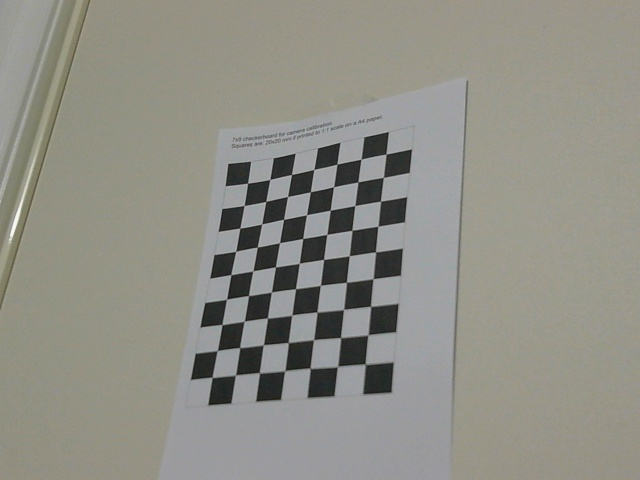
#> input picture app/calibrationImages/image_000.jpg, 640 x 480 px; its folder holds only this picture in this run
$ jupyter execute cameraCalibration.ipynb
#> lines starting #> are read from the running program, lines starting #| are printed output that depends on the picture; after the words box and inside, x2 and y2 are one past the last pixel; in counts of white or black regions, pixels touching at a corner belong together; long printed decimals are rounded
Taken from: https://docs.opencv.org/4.x/dc/dbb/tutorial_py_calibration.html

[cell 1]
import numpy as np
import cv2 as cv
import glob

[cell 2]
# termination criteria
criteria = (cv.TERM_CRITERIA_EPS + cv.TERM_CRITERIA_MAX_ITER, 30, 0.001)

# prepare object points, like (0,0,0), (1,0,0), (2,0,0) ....,(6,5,0)
objp = np.zeros((9*7,3), np.float32)
objp[:,:2] = np.mgrid[0:7,0:9].T.reshape(-1,2)*20

# Arrays to store object points and image points from all the images.
objpoints = [] # 3d point in real world space
imgpoints = [] # 2d points in image plane.

images = glob.glob('calibrationImages/*.jpg')

for fname in images:
    img = cv.imread(fname)
#> img is the input picture: shape (480, 640, 3); mean B, G, R 134.6, 143.2, 144
    gray = cv.cvtColor(img, cv.COLOR_BGR2GRAY)

    # Find the chess board corners
    ret, corners = cv.findChessboardCorners(gray, (7,9), None)
#> ret = True; corners = 63 rows, first 8: [247.5, 183.2], [269.8, 179.4], [291.5, 174.5], [313.8, 169.5], [337, 164.1], [360.9, 159.2], [386, 154.1], [244.1, 205.5]

    # If found, add object points, image points (after refining them)
    if ret == True:
        objpoints.append(objp)

        corners2 = cv.cornerSubPix(gray,corners, (11,11), (-1,-1), criteria)
#> corners2 = 63 rows, first 8: [247.6, 183.3], [269.8, 179.5], [291.5, 174.5], [313.9, 169.4], [336.9, 164.2], [361, 159.2], [386, 154.1], [244.1, 205.5]
        imgpoints.append(corners2)

        # Draw and display the corners
        cv.drawChessboardCorners(img, (7,9), corners2, ret)
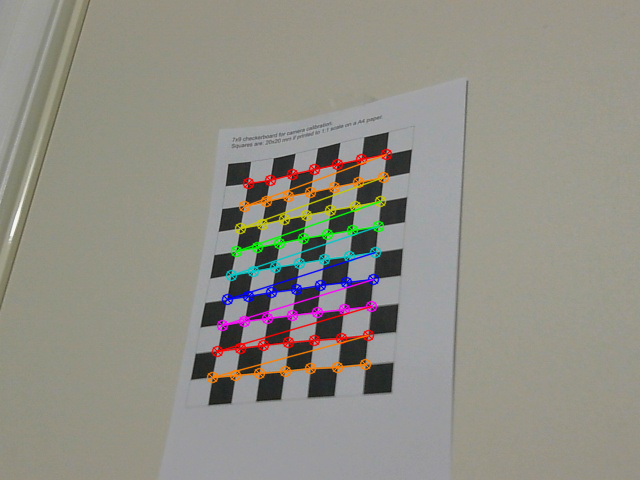
#> img: shape (480, 640, 3); 3.92% of pixels changed, all inside (x1, y1, x2, y2) = (206, 148, 393, 384)
        cv.imshow('img', img)
        cv.waitKey(500)

cv.destroyAllWindows()

[cell 3]
ret, mtx, dist, rvecs, tvecs = cv.calibrateCamera(objpoints, imgpoints, gray.shape[::-1], None, None)
#> ret = 0.32; mtx = [[1308.4, 0, 324], [0, 1016.6, 126.3], [0, 0, 1]]; dist = [[2.52, -38.05, -0.031, 0.0735, 270.5]]; rvecs = ([-0.5, 0.748, -0.0702],); tvecs = ([-50.93, 49.84, 877.2],)

[cell 4]
print(mtx)
#| [[1.30838268e+03 0.00000000e+00 3.24024683e+02]
#|  [0.00000000e+00 1.01657234e+03 1.26306362e+02]
#|  [0.00000000e+00 0.00000000e+00 1.00000000e+00]]


$ run again, on app/calibrationImages/image_004.jpg
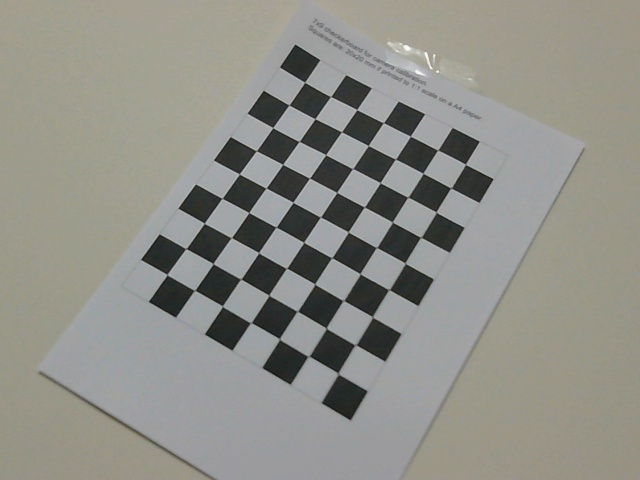
#> input picture app/calibrationImages/image_004.jpg, 640 x 480 px
#> img is the input picture: shape (480, 640, 3); mean B, G, R 137, 144, 144.2
#> `ret, corners = cv.findChessboardCorners(gray, (7,9), None)`: ret = True; corners = 63 rows, first 8: [304.7, 82.33], [330.6, 96.54], [356.7, 109.6], [383.4, 122.7], [410.4, 136.3], [437.6, 150.1], [465.5, 164.4], [289, 105]
#> corners2 = 63 rows, first 8: [304.7, 82.27], [330.6, 96.59], [356.8, 109.6], [383.4, 122.7], [410.3, 136.2], [437.7, 150.1], [465.4, 164.3], [288.9, 105]
#> `cv.drawChessboardCorners(img, (7,9), corners2, ret)`:
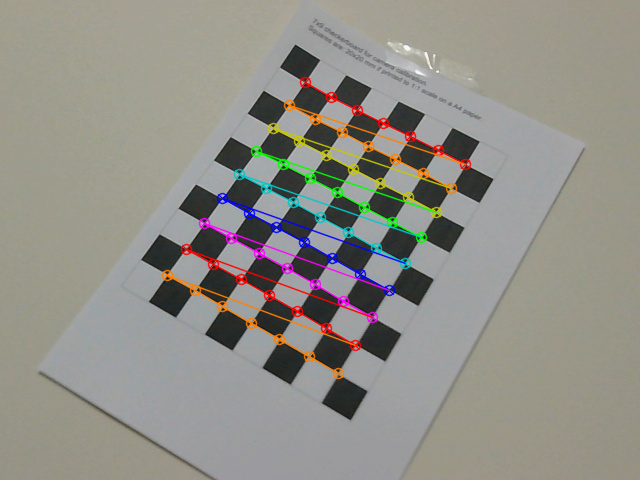
#> img: shape (480, 640, 3); 4.45% of pixels changed, all inside (x1, y1, x2, y2) = (161, 76, 472, 380)
#> `ret, mtx, dist, rvecs, tvecs = cv.calibrateCamera(objpoints, imgpoints..`: ret = 0.206; mtx = [[863.4, 0, 325.1], [0, 843.7, 258.2], [0, 0, 1]]; dist = [[0.138, -17.53, 0.0324, 0.000476, 373.1]]; rvecs = ([-0.328, 0.092, 0.533],); tvecs = ([-13.46, -120, 567.3],)
#| [[863.445   0.         325.059]
#|  [  0.         843.727  258.184]
#|  [  0.           0.           1.        ]]

$ run again, on app/calibrationImages/image_005.jpg
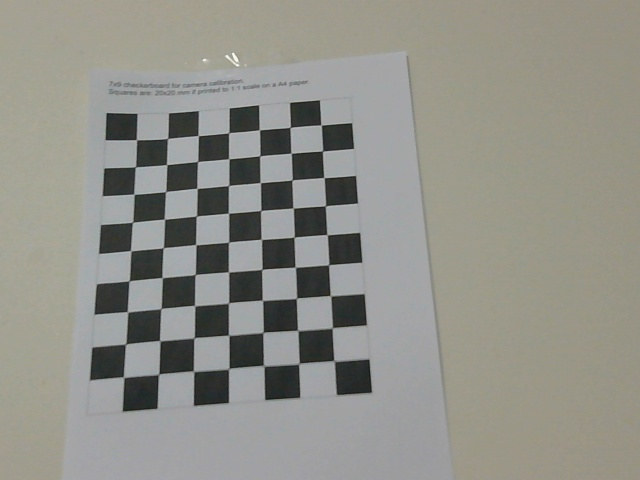
#> input picture app/calibrationImages/image_005.jpg, 640 x 480 px
#> img is the input picture: shape (480, 640, 3); mean B, G, R 137.3, 144.8, 145.1
#> `ret, corners = cv.findChessboardCorners(gray, (7,9), None)`: ret = True; corners = 63 rows, first 8: [136.5, 139.7], [167.6, 138.5], [198.2, 135.6], [228.6, 132.9], [259.5, 129.9], [290.1, 127.4], [321.2, 125.1], [135.3, 166.9]
#> corners2 = 63 rows, first 8: [136.5, 139.7], [167.5, 138.5], [198.2, 135.6], [228.8, 132.7], [259.4, 129.8], [290.2, 127.4], [321.1, 125], [135.4, 166.9]
#> `cv.drawChessboardCorners(img, (7,9), corners2, ret)`:
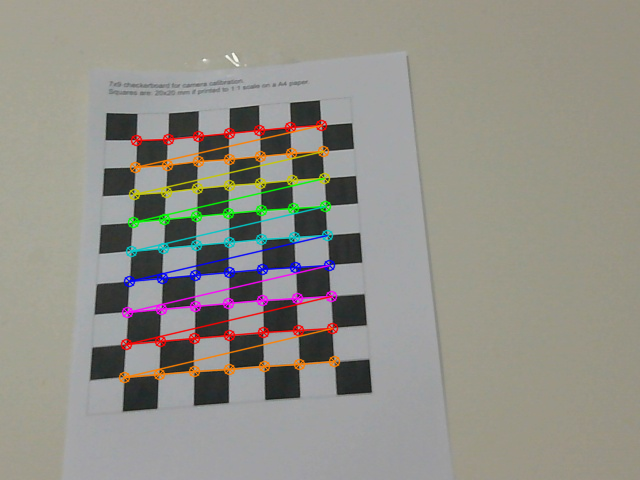
#> img: shape (480, 640, 3); 4.81% of pixels changed, all inside (x1, y1, x2, y2) = (118, 119, 341, 384)
#> `ret, mtx, dist, rvecs, tvecs = cv.calibrateCamera(objpoints, imgpoints..`: ret = 0.273; mtx = [[1151.2, 0, 303.8], [0, 1160.1, 239.3], [0, 0, 1]]; dist = [[-0.956, 48.16, 0.0545, 0.00434, -643.3]]; rvecs = ([-0.49, 0.0765, -0.0577],); tvecs = ([-108.3, -64.49, 735.2],)
#| [[1.15123633e+03 0.00000000e+00 3.03823646e+02]
#|  [0.00000000e+00 1.16008362e+03 2.39307967e+02]
#|  [0.00000000e+00 0.00000000e+00 1.00000000e+00]]

$ run again, on app/calibrationImages/image_006.jpg
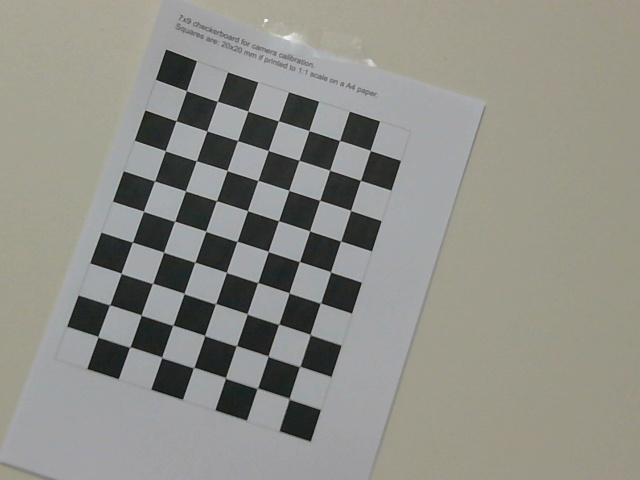
#> input picture app/calibrationImages/image_006.jpg, 640 x 480 px
#> img is the input picture: shape (480, 640, 3); mean B, G, R 136.1, 143, 143.4
#> `ret, corners = cv.findChessboardCorners(gray, (7,9), None)`: ret = True; corners = 63 rows, first 8: [186.6, 90.57], [217.3, 101.3], [247.8, 111.2], [278.5, 121], [309, 130.5], [339.7, 140.3], [369.9, 150.5], [176, 120.5]
#> corners2 = 63 rows, first 8: [186.5, 90.66], [217.3, 101.4], [247.8, 111.1], [278.4, 120.8], [309, 130.6], [339.6, 140.5], [370.2, 150.4], [176, 120.7]
#> `cv.drawChessboardCorners(img, (7,9), corners2, ret)`:
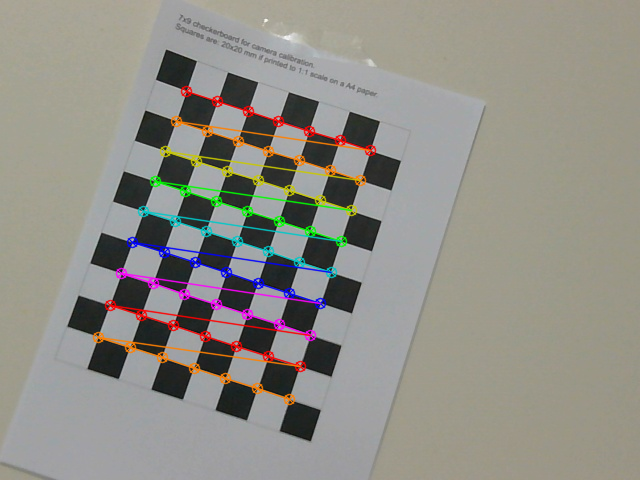
#> img: shape (480, 640, 3); 4.77% of pixels changed, all inside (x1, y1, x2, y2) = (92, 85, 377, 406)
#> `ret, mtx, dist, rvecs, tvecs = cv.calibrateCamera(objpoints, imgpoints..`: ret = 0.0915; mtx = [[548, 0, 332.2], [0, 554.4, 348.5], [0, 0, 1]]; dist = [[0.0877, -0.608, 0.00895, -0.00216, 1.39]]; rvecs = ([-0.0735, -0.0026, 0.314],); tvecs = ([-90.45, -159.2, 340.9],)
#| [[548.007   0.         332.241]
#|  [  0.         554.361 348.533]
#|  [  0.           0.           1.        ]]

$ run again, on app/calibrationImages/image_001.jpg
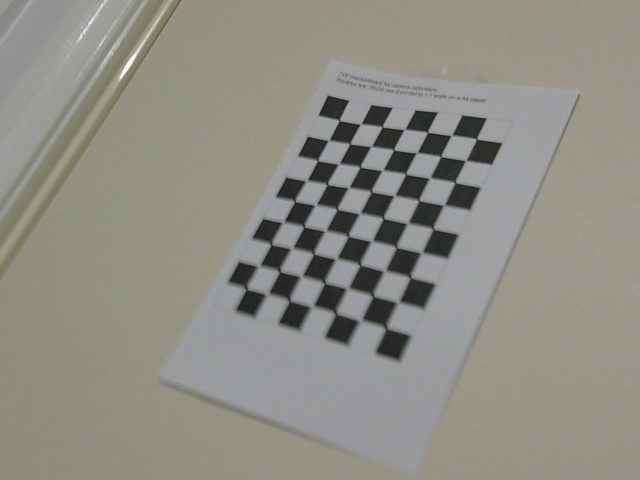
#> input picture app/calibrationImages/image_001.jpg, 640 x 480 px
#> img is the input picture: shape (480, 640, 3); mean B, G, R 133.8, 142.3, 143
#> `ret, corners = cv.findChessboardCorners(gray, (7,9), None)`: ret = True; corners = 63 rows, first 8: [339.3, 120.5], [360.3, 124.4], [382.4, 126.9], [404.5, 129.5], [427.6, 132.4], [451.2, 135.6], [476.6, 139.3], [328.7, 140.5]
#> corners2 = 63 rows, first 8: [339.2, 120.2], [360.5, 124.2], [382.2, 126.6], [404.4, 129.4], [427.4, 132], [451.4, 135.3], [476.5, 138.9], [328.6, 140.4]
#> `cv.drawChessboardCorners(img, (7,9), corners2, ret)`:
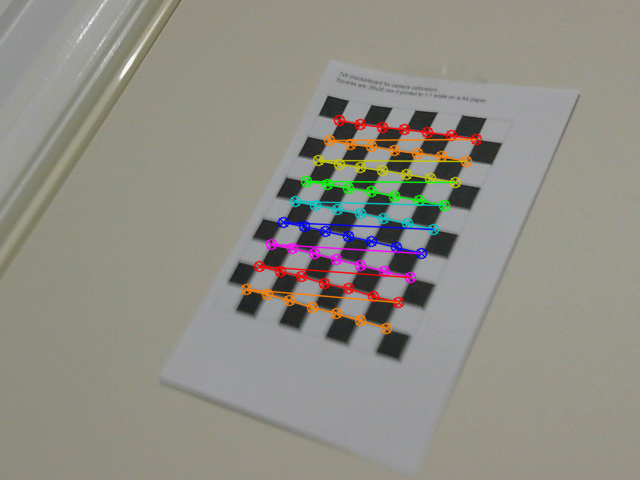
#> img: shape (480, 640, 3); 3.87% of pixels changed, all inside (x1, y1, x2, y2) = (240, 114, 483, 335)
#> `ret, mtx, dist, rvecs, tvecs = cv.calibrateCamera(objpoints, imgpoints..`: ret = 0.327; mtx = [[1043.4, 0, 203.3], [0, 1253.9, 252.6], [0, 0, 1]]; dist = [[2, -22.67, 0.0745, -0.0534, 129.4]]; rvecs = ([-0.661, 0.59, 0.39],); tvecs = ([115.3, -93.48, 883.2],)
#| [[1.04339776e+03 0.00000000e+00 2.03340765e+02]
#|  [0.00000000e+00 1.25393497e+03 2.52558005e+02]
#|  [0.00000000e+00 0.00000000e+00 1.00000000e+00]]
